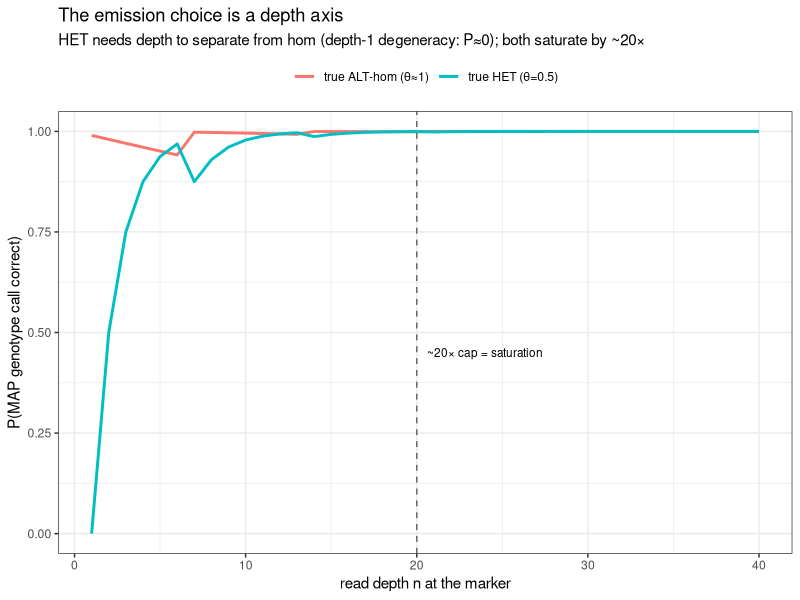

Source code (R):
## ---- chunk 1
library(ggplot2)
err <- 0.01
th  <- c(ref = err, het = 0.5, alt = 1 - err)     # emission alt-fraction per hidden state

# P(MAP call == truth) for a given true state, as a function of depth n (flat prior)
p_correct <- function(true_state, n) {
  ks <- 0:n
  w  <- dbinom(ks, n, th[[true_state]])             # distribution of observed alt count
  L  <- sapply(th, function(p) dbinom(ks, n, p))    # (n+1) x 3 likelihoods
  call <- colnames(L)[max.col(L, ties.method = "first")]
  sum(w[call == true_state])
}
ns <- 1:40
df <- rbind(
  data.frame(depth = ns, p = vapply(ns, function(n) p_correct("het", n), 0), state = "true HET (θ=0.5)"),
  data.frame(depth = ns, p = vapply(ns, function(n) p_correct("alt", n), 0), state = "true ALT-hom (θ≈1)"))

ggplot(df, aes(depth, p, colour = state)) +
  geom_line(linewidth = 1) +
  geom_vline(xintercept = 20, linetype = "dashed", colour = "grey40") +
  annotate("text", x = 20.6, y = 0.45, label = "~20× cap = saturation", hjust = 0, size = 3) +
  scale_y_continuous(limits = c(0, 1)) +
  labs(x = "read depth n at the marker", y = "P(MAP genotype call correct)", colour = NULL,
       title = "The emission choice is a depth axis",
       subtitle = "HET needs depth to separate from hom (depth-1 degeneracy: P≈0); both saturate by ~20×") +
  theme_bw() + theme(legend.position = "top")
